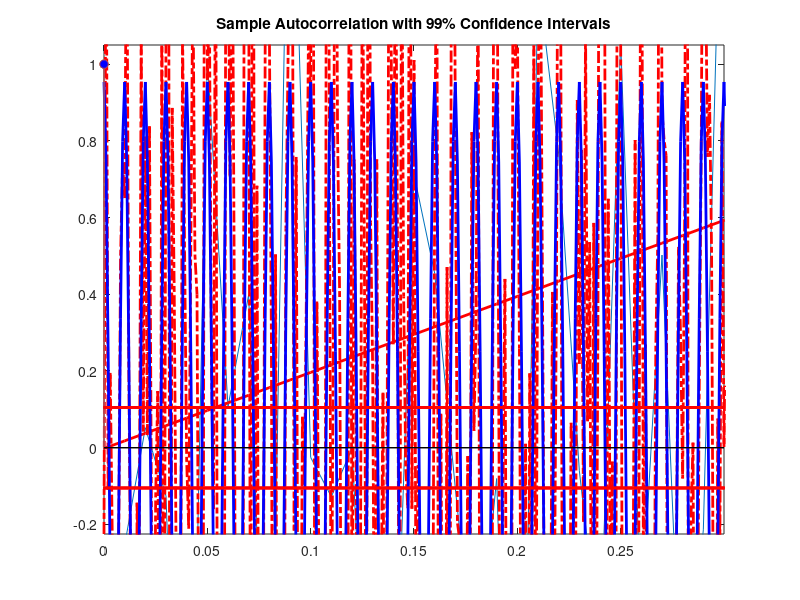

Recreate this plot in MATLAB.
x = -3:0.01:3;
rng default
y = 2*x+randn(size(x));
plot(x,y)

coeffs = polyfit(x,y,1);
yfit = coeffs(2)+coeffs(1)*x;
plot(x,y); hold on;
plot(x,yfit,'r','linewidth',2)

residuals = y-yfit;
[xc,lags] = xcorr(residuals,50,'coeff');

conf99 = sqrt(2)*erfcinv(2*.01/2)

lconf = -conf99/sqrt(length(x));
upconf = conf99/sqrt(length(x));

stem(lags,xc,'markerfacecolor',[0 0 1]);
set(gca,'ylim',[lconf-0.03 1.05]);
hold on;
line(lags,lconf*ones(size(lags)),'color','r','linewidth',2);
line(lags,upconf*ones(size(lags)),'color','r','linewidth',2);
title('Sample Autocorrelation with 99% Confidence Intervals');

Fs = 1000;
t = 0:1/Fs:1-1/Fs;
rng default
x = cos(2*pi*100*t)+randn(size(t));

xdft = fft(x);
ampest = 2/length(x)*xdft(101);
xfit = real(ampest)*cos(2*pi*100*t)+imag(ampest)*sin(2*pi*100*t);
plot(t,x,'r-.','linewidth',2); hold on;
plot(t,xfit,'b','linewidth',2);
axis([0 0.30 -4 4]);

residuals = x-xfit;
[xc,lags] = xcorr(residuals,50,'coeff');

stem(lags,xc,'markerfacecolor',[0 0 1]);
set(gca,'ylim',[lconf-0.03 1.05]);
hold on;
line(lags,lconf*ones(size(lags)),'color','r','linewidth',2);
line(lags,upconf*ones(size(lags)),'color','r','linewidth',2);
title('Sample Autocorrelation with 99% Confidence Intervals');

x = x+3/4*sin(2*pi*200*t);
xdft = fft(x);
ampest = 2/length(x)*xdft(101);
xfit = real(ampest)*cos(2*pi*100*t)+imag(ampest)*sin(2*pi*100*t);
residuals = x-xfit;
[xc,lags] = xcorr(residuals,50,'coeff');

stem(lags,xc,'markerfacecolor',[0 0 1]);
set(gca,'ylim',[lconf-0.12 1.05]);
hold on;
line(lags,lconf*ones(size(lags)),'color','r','linewidth',2);
line(lags,upconf*ones(size(lags)),'color','r','linewidth',2);
title('Sample Autocorrelation with 99% Confidence Intervals');
